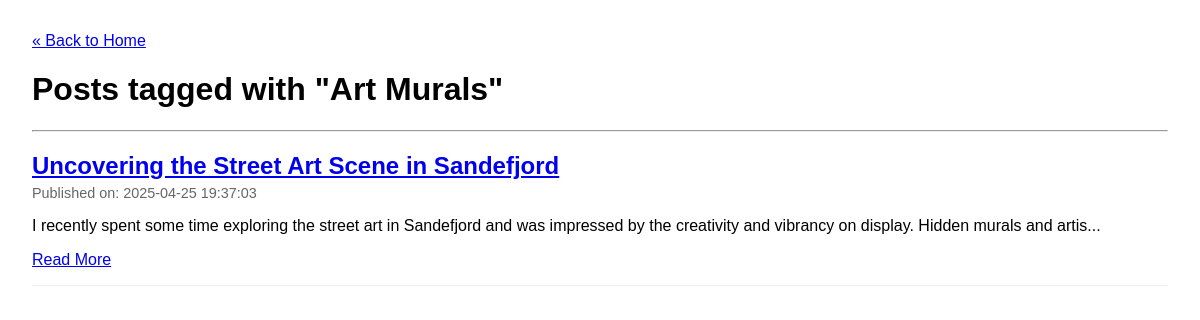
Page /tag/Art Murals on the committed database.
### tables this page shows
CREATE TABLE posts (
    id INTEGER PRIMARY KEY AUTOINCREMENT, -- Unique identifier for each post
    title TEXT NOT NULL,                  -- Title of the blog post
    content TEXT NOT NULL,                -- Main body/content of the post
    published_date TIMESTAMP NOT NULL DEFAULT CURRENT_TIMESTAMP -- When the post was created/published
);

### app.py (the view)
@app.route('/tag/<string:tag_name>')
def posts_by_tag(tag_name):
    try:
        posts = db.get_posts_by_tag(tag_name)
        return render_template('tag_posts.html', tag_name=tag_name, posts=posts)
    except Exception as e:
        app.logger.error(f"Error fetching posts for tag '{tag_name}': {e}")
        return "<h1>An error occurred fetching posts for this tag.</h1>", 500

### db.py (called while the page is built)
def get_db_connection():
    conn = sqlite3.connect(DATABASE_PATH)
    conn.row_factory = sqlite3.Row
    return conn

def get_posts_by_tag(tag_name):
    posts = []
    conn = None
    try:
        conn = get_db_connection()
        cursor = conn.cursor()
        cursor.execute("""
            SELECT p.id, p.title, p.content, p.published_date
            FROM posts p
            JOIN post_tags pt ON p.id = pt.post_id
            JOIN tags t ON pt.tag_id = t.id
            WHERE t.name = ?
            ORDER BY p.published_date DESC
        """, (tag_name,))
        posts = cursor.fetchall()
    except sqlite3.Error as e:
        print(f"Database error in get_posts_by_tag for tag '{tag_name}': {e}")
    finally:
        if conn:
            conn.close()
    return posts

### templates/tag_posts.html (shortened to what this page needs)
<!DOCTYPE html>
<html lang="en">
  <head>
  </head>
  <body>
    <nav>
      <a href="{{ url_for('index') }}">&laquo; Back to Home</a>
    </nav>
    <h1>Posts tagged with "{{ tag_name }}"</h1>
    <hr />
    {% if posts %} {% for post in posts %}
    <article>
      <h2>
        <a href="{{ url_for('post', post_id=post['id']) }}"
          >{{ post['title'] }}</a
        >
      </h2>
      <div class="post-meta">
        Published on: {{ post['published_date'] }}
      </div>
      <div class="post-excerpt">
        <p>
          {{ post['content'][:150] }}{% if post['content']|length > 150 %}...{%
          endif %}
        </p>
      </div>
      <a href="{{ url_for('post', post_id=post['id']) }}">Read More</a>
    </article>
    {% endfor %} {% else %}
    <p>No posts found for the tag "{{ tag_name }}".</p>
    {% endif %}
  </body>
</html>

### templates/tag_posts.html (style rules this page uses)
body { font-family: sans-serif; margin: 2em; }
article { border-bottom: 1px solid #eee; padding-bottom: 1em; margin-bottom: 1em; }
h2 { margin-bottom: 0.2em; }
.post-meta { color: #666; font-size: 0.9em; }
.post-excerpt { margin-top: 0.5em; }

### rows in the picture
posts: title "Uncovering the Street Art Scene in Sandefjord", published_date "2025-04-25 19:37:03", content "I recently spent some time exploring the street art in Sandefjord and was impressed by the creativity and vibrancy on display. Hidden murals and artis"

### other values in the picture
{{ tag_name }} "Art Murals"
